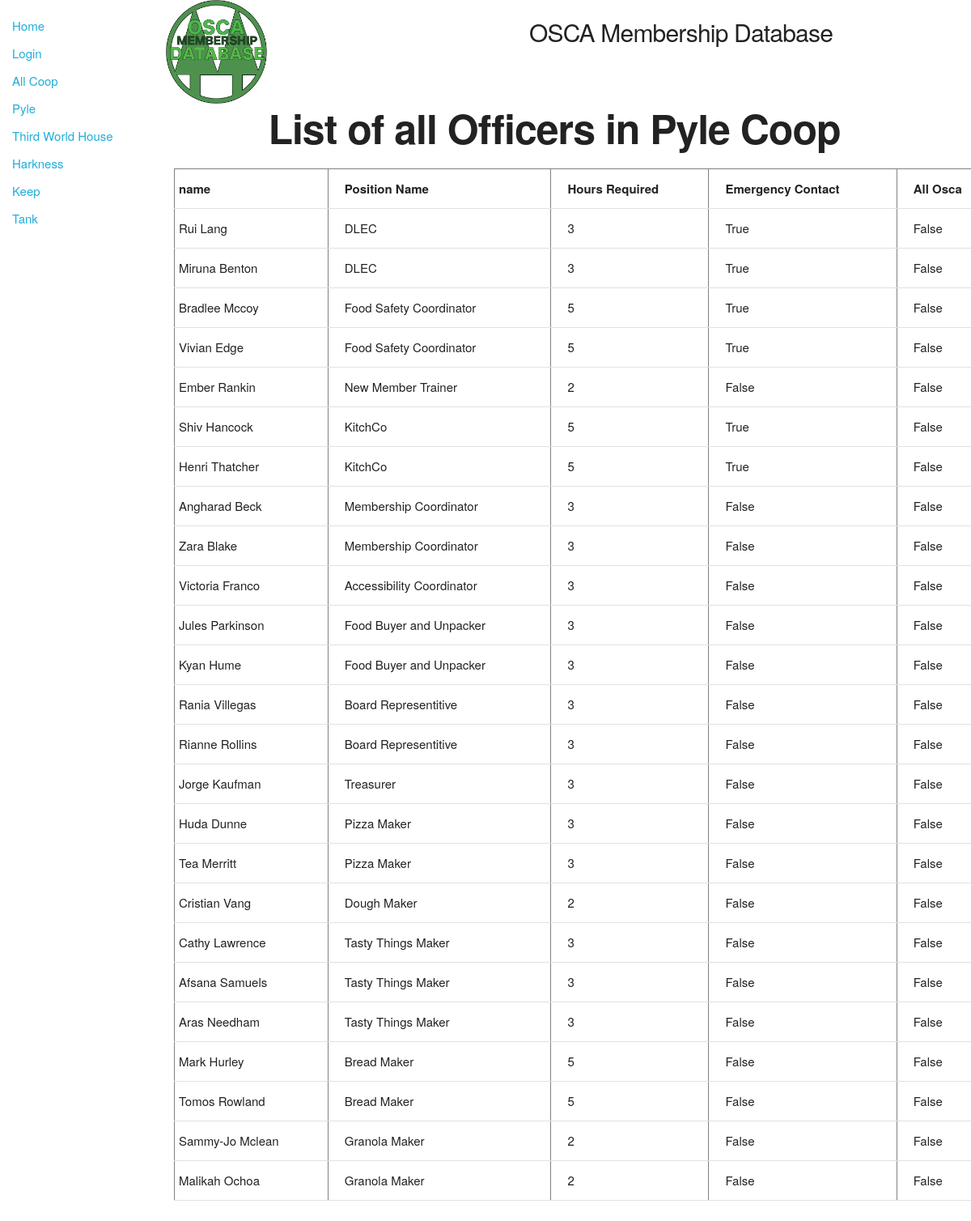
Screenshot of /catalog/pylemenu/pyleofficers with the database file from the repository.
### catalog/models.py (models this page shows, shortened)
class Officer(models.Model):
    id = models.AutoField(primary_key=True)
    coop = models.ForeignKey('Coop', on_delete=models.SET_NULL, null=True)
    member = models.ForeignKey('Member', on_delete=models.SET_NULL, null=True)
    position_name = models.CharField(max_length=100)
    position_description = models.CharField(max_length=500, null=True, blank=True)
    hours_required = models.IntegerField()
    emergency_contact = models.BooleanField(default=False)
    all_osca = models.BooleanField(default=False)
    class Meta:
        permissions = (("is_officer", "Gives user the officer permissions"),)

class Member(models.Model):
    id = models.AutoField(primary_key=True)
    first_name = models.CharField(max_length=30)
    last_name = models.CharField(max_length=50)
    preferred_name = models.CharField(max_length=100, null=True, blank = True)
    tnumber = models.IntegerField()
    coop = models.ForeignKey('Coop', on_delete=models.SET_NULL, null=True)
    email = models.EmailField(null = True, blank = True)
    pronouns = models.CharField(max_length=20)
    time_aid = models.IntegerField()
    missed_jobes = models.IntegerField(null = True, blank = True)
    def __str__(self):
        returnString = self.first_name + " " + self.last_name
        return returnString

### catalog/views.py (the view)
# urls.py: path('pylemenu/pyleofficers',views.pyleofficers,name=';pyle-officers;'),
def pyleofficers(request):
    officers_pyle= Officer.objects.select_related("coop").filter(coop_id__exact=PYLE)
    context={
        'officers_pyle': officers_pyle
    }
    return render(request,'pyleofficers.html',context=context)

### catalog/templates/pyleofficers.html (shortened to what this page needs)
{% extends "base_generic.html" %}
{% block content %}
<div class="row">
  <div class="two columns">
    {% load static %}
    <img src="{% static 'images/twinpines.png' %}" width="128" height="128" alt="Our Logo">
  </div>
  <div class="five columns" style="margin-top:2%">
    <h4>OSCA Membership Database</h4>
  </div>
</div>
<h1 style="padding-left: 12%; font-weight: bold">List of all Officers in Pyle Coop</h1>
    <table border="1" width="1000">
        <tr>
          <td><div class="title" >name</div></td>
          <td><div class="title" >Position Name</div></td>
          <td><div class="title" >Hours Required</div></td>
          <td><div class="title" >Emergency Contact</div></td>
          <td><div class="title" >All Osca</div></td>
        </tr>
        {% for officers in officers_pyle %}
        <tr>
          <td><div class="columns" >{{ officers.member}}</div></td>
          <td><div class="columns" >{{ officers.position_name}}</div></td>
          <td><div class="columns" >{{ officers.hours_required}}</div></td>
          <td><div class="columns" >{{ officers.emergency_contact}}</div></td>
          <td><div class="columns" >{{ officers.all_osca}}</div></td>
        </tr>
        {% endfor %}
    </table>
{% endblock %}

### catalog/templates/static/css/skeleton.css (style rules this page uses)
.column, .columns { width: 100%; float: left; box-sizing: border-box; }
@media (min-width: 550px) { .column, .columns { margin-left: 4%; } }
@media (min-width: 550px) { .column:first-child, .columns:first-child { margin-left: 0; } }
@media (min-width: 550px) { .two.columns { width: 13.3333333333%; } }
@media (min-width: 550px) { .five.columns { width: 39.3333333333%; } }
html { font-size: 62.5%; }
body { font-size: 1.5em; line-height: 1.6; font-weight: 400; font-family: "Raleway", "HelveticaNeue", "Helvetica Neue", Helvetica, Arial, sans-serif; color: #222; }
h1, h2, h3, h4, h5, h6 { margin-top: 0; margin-bottom: 2rem; font-weight: 300; }
h1 { font-size: 4.0rem; line-height: 1.2; letter-spacing: -.1rem; }
h4 { font-size: 2.4rem; line-height: 1.35; letter-spacing: -.08rem; }
@media (min-width: 550px) { h1 { font-size: 5.0rem; } }
@media (min-width: 550px) { h4 { font-size: 3.0rem; } }
th, td { padding: 12px 15px; text-align: left; border-bottom: 1px solid #E1E1E1; }
th:first-child, td:first-child { padding-left: 0; }
th:last-child, td:last-child { padding-right: 0; }
pre, blockquote, dl, figure, table, p, ul, ol, form { margin-bottom: 2.5rem; }
.container:after, .row:after, .u-cf { content: ""; display: table; clear: both; }

### catalog/templates/pyleofficers.html (style rules this page uses)
.columns { white-space: nowrap; overflow: hidden; text-overflow:ellipsis; margin:0 auto; padding-left:5px }
.title { white-space: nowrap; overflow: hidden; text-overflow:ellipsis; margin:0 auto; padding-left:5px; font-weight: bold }

### rows the page displays
Officer: member "Rui Lang", position_name "DLEC", hours_required "3", emergency_contact "True", all_osca "False"
Officer: member "Miruna Benton", position_name "DLEC", hours_required "3", emergency_contact "True", all_osca "False"
Officer: member "Bradlee Mccoy", position_name "Food Safety Coordinator", hours_required "5", emergency_contact "True", all_osca "False"
Officer: member "Vivian Edge", position_name "Food Safety Coordinator", hours_required "5", emergency_contact "True", all_osca "False"
Officer: member "Ember Rankin", position_name "New Member Trainer", hours_required "2", emergency_contact "False", all_osca "False"
Officer: member "Shiv Hancock", position_name "KitchCo", hours_required "5", emergency_contact "True", all_osca "False"
Officer: member "Henri Thatcher", position_name "KitchCo", hours_required "5", emergency_contact "True", all_osca "False"
Officer: member "Angharad Beck", position_name "Membership Coordinator", hours_required "3", emergency_contact "False", all_osca "False"
Officer: member "Zara Blake", position_name "Membership Coordinator", hours_required "3", emergency_contact "False", all_osca "False"
Officer: member "Victoria Franco", position_name "Accessibility Coordinator", hours_required "3", emergency_contact "False", all_osca "False"
Officer: member "Jules Parkinson", position_name "Food Buyer and Unpacker", hours_required "3", emergency_contact "False", all_osca "False"
Officer: member "Kyan Hume", position_name "Food Buyer and Unpacker", hours_required "3", emergency_contact "False", all_osca "False"
Officer: member "Rania Villegas", position_name "Board Representitive", hours_required "3", emergency_contact "False", all_osca "False"
Officer: member "Rianne Rollins", position_name "Board Representitive", hours_required "3", emergency_contact "False", all_osca "False"
Officer: member "Jorge Kaufman", position_name "Treasurer", hours_required "3", emergency_contact "False", all_osca "False"
Officer: member "Huda Dunne", position_name "Pizza Maker", hours_required "3", emergency_contact "False", all_osca "False"
Officer: member "Tea Merritt", position_name "Pizza Maker", hours_required "3", emergency_contact "False", all_osca "False"
Officer: member "Cristian Vang", position_name "Dough Maker", hours_required "2", emergency_contact "False", all_osca "False"
Officer: member "Cathy Lawrence", position_name "Tasty Things Maker", hours_required "3", emergency_contact "False", all_osca "False"
Officer: member "Afsana Samuels", position_name "Tasty Things Maker", hours_required "3", emergency_contact "False", all_osca "False"
Officer: member "Aras Needham", position_name "Tasty Things Maker", hours_required "3", emergency_contact "False", all_osca "False"
Officer: member "Mark Hurley", position_name "Bread Maker", hours_required "5", emergency_contact "False", all_osca "False"
Officer: member "Tomos Rowland", position_name "Bread Maker", hours_required "5", emergency_contact "False", all_osca "False"
Officer: member "Sammy-Jo Mclean", position_name "Granola Maker", hours_required "2", emergency_contact "False", all_osca "False"
Officer: member "Malikah Ochoa", position_name "Granola Maker", hours_required "2", emergency_contact "False", all_osca "False"
